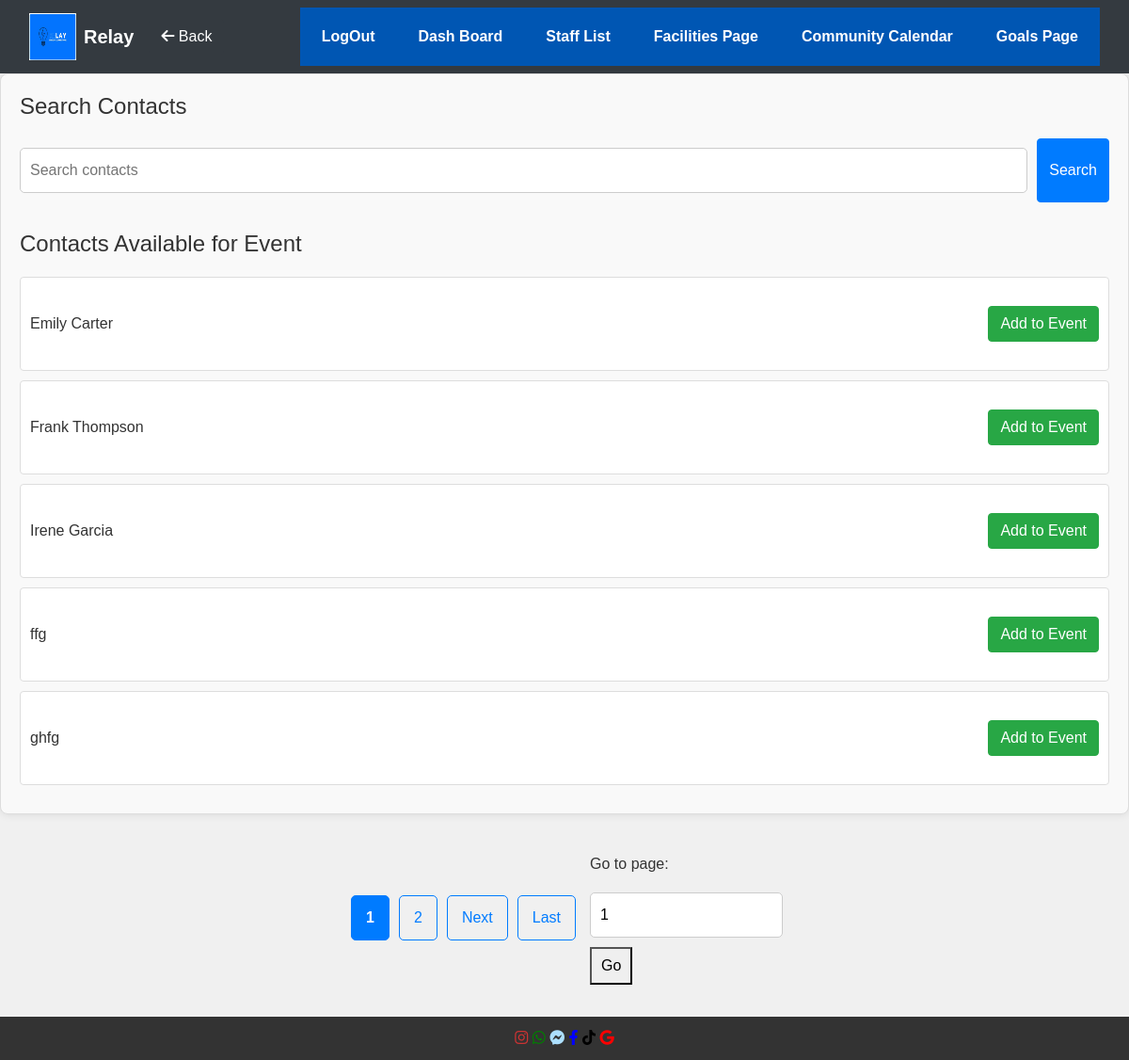
Screenshot of /addContact.php?id=4 with the database file from the repository.
### tables this page shows
CREATE TABLE Contacts (
                          ContactID INTEGER PRIMARY KEY,
                          Name TEXT NOT NULL,
                          Email TEXT,
                          Number TEXT
);

### addContact.php (called while the page is built, shortened)
<?php
require_once 'models/ContactData.php';
$viewData = [];
$eventId = $_GET['id'] ?? null;
if ($eventId) {
    $contactData = new ContactData();
    $page = isset($_GET['page']) ? (int)$_GET['page'] : 1;
    $itemsPerPage = 5;
    if (isset($_GET['search'])) {
        $contactList = $contactData->searchContacts($_GET['search'],$eventId);
    } else {
        $contactList = $contactData->getAllContacts($eventId);
    }
    $totalItems = count($contactList);
    $totalPages = ceil($totalItems / $itemsPerPage);
    $offset = ($page - 1) * $itemsPerPage;
    $currentContactList = array_slice($contactList, $offset, $itemsPerPage);
    $viewData = [
        'eventId' => $eventId,
        'contactList' => $currentContactList,
        'totalPages' => $totalPages,
        'page' => $page
    ];
}
include 'views/addContact.phtml';
?>

### Models/Database.php (called while the page is built)
<?php
class Database {
    private static $instance = null;
    private $conn;
    private function __construct() {
        try {
            $this->conn = new PDO('sqlite:' . __DIR__ . '/../dataBase.sqlite');
            $this->conn->setAttribute(PDO::ATTR_ERRMODE, PDO::ERRMODE_EXCEPTION);
        } catch (PDOException $e) {
            die("Database connection failed: " . $e->getMessage());
        }
    }
    public static function getInstance() {
        if (!self::$instance) {
            self::$instance = new Database();
        }
        return self::$instance;
    }
    public function getConnection() {
        return $this->conn;
    }
}

### Models/ContactData.php (called while the page is built, shortened)
<?php
require_once 'Database.php';
class ContactData {
    private $db;
    public function __construct() {
        $this->db = Database::getInstance()->getConnection();
    }
    public function getAllContacts($eventId) {
        $stmt = $this->db->prepare("
        SELECT c.*
        FROM contacts c
        LEFT JOIN EventContacts ec ON c.ContactID = ec.ContactID AND ec.EventID = ?
        WHERE ec.ContactID IS NULL
    ");
        $stmt->execute([$eventId]);
        return $stmt->fetchAll(PDO::FETCH_ASSOC);
    }
}

### Views/addContact.phtml (the view, shortened to what this page needs)
<?php include 'views/template/header.phtml'; ?>
<div class="container">
    <div class="contacts-search-section">
        <h2>Search Contacts</h2>
        <form method="get" class="contacts-search-form">
            <input
                    type="text"
                    name="search"
                    placeholder="Search contacts"
                    value="<?= isset($_GET['search']) ? htmlspecialchars($_GET['search']) : '' ?>"
                    class="search-input"
            >
            <button type="submit" class="btn btn-primary">Search</button>
        </form>
    </div>
    <div class="contacts-list-section">
        <h2>Contacts Available for Event</h2>
        <ul class="contacts-list">
            <?php if (!empty($viewData['contactList'])): ?>
                <?php foreach ($viewData['contactList'] as $contact): ?>
                    <li class="contacts-item">
                        <span><?= htmlspecialchars($contact['Name']) ?></span>
                        <form method="post" class="add-contact-form">
                            <button type="submit" name="addContact" class="btn btn-success">Add to Event</button>
                        </form>
                    </li>
                <?php endforeach; ?>
            <?php else: ?>
                <p class="no-contacts-message">No contacts found.</p>
            <?php endif; ?>
        </ul>
    </div>
</div>
<div class="pagination">
    <?php for ($i = 1; $i <= $totalPages; $i++): ?>
        <a href="?id=<?= htmlspecialchars($eventId) ?>&page=<?= $i ?>" class="<?= $i == $page ? 'active' : '' ?>"><?= $i ?></a>
    <?php endfor; ?>
    <?php if ($page < $totalPages): ?>
        <a href="?id=<?= htmlspecialchars($eventId) ?>&page=<?= $page + 1 ?>">Next</a>
        <a href="?id=<?= htmlspecialchars($eventId) ?>&page=<?= $totalPages ?>">Last</a>
    <?php endif; ?>
    <form action="" method="get" class="page-input-form" style="display: inline;">
        <label for="page-input">Go to page:</label>
        <input type="number" id="page-input" name="page" min="1" max="<?= $totalPages ?>" value="<?= $page ?>" required>
        <button type="submit">Go</button>
    </form>
</div>
<?php include 'views/template/footer.phtml'; ?>

### css/styles.css (style rules this page uses)
body, h1, h2, h3, p, ul, li { margin: 0; padding: 0; box-sizing: border-box; }
body { font-family: Arial, sans-serif; background-color: #f0f0f0; color: #333; line-height: 1.6; padding-bottom: 5vw; }
h2 { color: #444; margin-bottom: 10px; font-size: 18px; }
.container { max-width: 70%; margin: 20px auto; background: #fff; padding: 20px; border: 1px solid #ddd; border-radius: 8px; box-shadow: 0 0 10px rgba(0, 0, 0, 0.1); }
form { margin: 20px 0; }
form input[type="text"], form input[type="email"], form input[type="number"], form textarea { width: 100%; padding: 10px; margin: 10px 0; border: 1px solid #ccc; border-radius: 5px; }
.contacts-list { list-style-type: none; padding-left: 0; }
.container { max-width: 800px; margin: 20px auto; padding: 20px; background-color: #f9f9f9; border: 1px solid #ddd; border-radius: 8px; }
h2 { margin-bottom: 20px; font-size: 1.5rem; color: #333; }
.staff-search-section, .contacts-search-section { margin-bottom: 30px; }
.staff-search-form, .contacts-search-form { display: flex; gap: 10px; }
.search-input { flex: 1; padding: 10px; font-size: 1rem; border: 1px solid #ccc; border-radius: 4px; }
.staff-item, .contacts-item { display: flex; justify-content: space-between; align-items: center; padding: 10px; margin-bottom: 10px; background-color: #fff; border: 1px solid #ddd; border-radius: 4px; }
.staff-item span, .contacts-item span { font-size: 1rem; color: #333; }
.btn-primary { background-color: #007bff; color: #fff; }
.btn-success { background-color: #28a745; color: #fff; }
.btn-primary { background-color: #007BFF; color: #fff; }
ul { list-style: none; padding-left: 0; }
li { padding: 0; margin: 0; }
.pagination { display: flex; justify-content: center; align-items: center; margin-top: 20px; }
.pagination a { padding: 10px 15px; margin: 0 5px; text-decoration: none; color: #007bff; border: 1px solid #007bff; border-radius: 5px; transition: background-color 0.3s, color 0.3s; }
.pagination a.active { background-color: #007bff; color: white; }
.pagination a:first-child, .pagination a:last-child { font-weight: bold; }
.page-input-form { display: inline-block; margin-left: 10px; }
.page-input-form input { width: 60px; padding: 5px; margin-right: 5px; }
.page-input-form button { padding: 5px 10px; }
.container { max-width: 1200px; margin: 0 auto; padding: 20px; }

### rows the page displays
contacts: Name "Emily Carter"
contacts: Name "Frank Thompson"
contacts: Name "Irene Garcia"
contacts: Name "ffg"
contacts: Name "ghfg"
